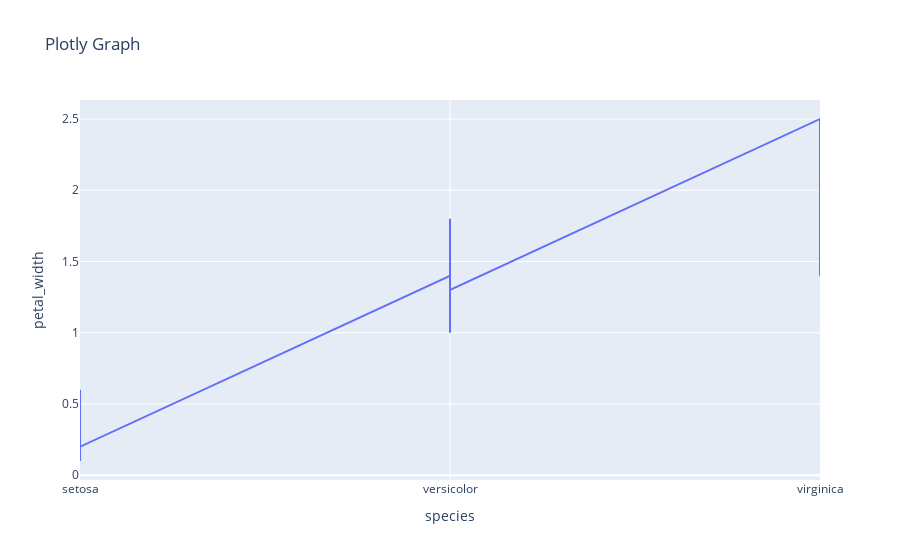

Notebook code cell kept with this figure:
### Markdown cell above
## Line

### Code cell
fig = px.line(df, x="species", y="petal_width", title = "Plotly Graph")
 
fig.show()

### Figure 1 — Plotly figure (JSON) as saved in the notebook; plotly's stock layout.template omitted (floating-point values rounded to 4 significant figures; data arrays with more than 128 entries replaced by an {"elided": "..."} marker saying what was removed)
{"data": [{"hovertemplate": "species=%{x}<br>petal_width=%{y}<extra></extra>", "legendgroup": "", "line": {"color": "#636efa", "dash": "solid"}, "marker": {"symbol": "circle"}, "mode": "lines", "name": "", "orientation": "v", "showlegend": false, "type": "scatter", "x": {"elided": "150 str values"}, "xaxis": "x", "y": {"elided": "150 float values"}, "yaxis": "y"}], "layout": {"legend": {"tracegroupgap": 0}, "title": {"text": "Plotly Graph"}, "xaxis": {"anchor": "y", "domain": [0, 1], "title": {"text": "species"}}, "yaxis": {"anchor": "x", "domain": [0, 1], "title": {"text": "petal_width"}}}}
